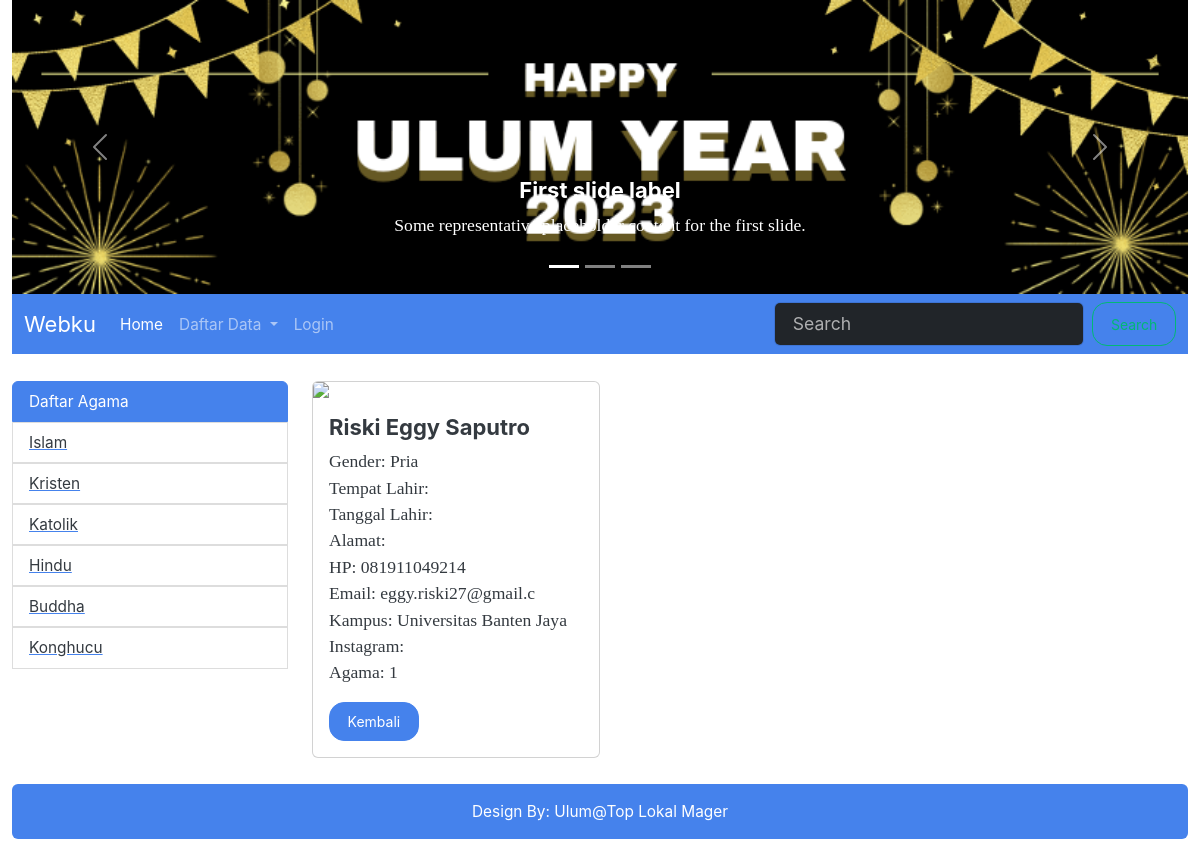
/index.php?hal=partisipan_detail&id=49, run on the app's committed database.
### tables this page shows
CREATE TABLE `agama` (
  `id` int(11) NOT NULL,
  `nama` varchar(11) NOT NULL
);

CREATE TABLE `partisipan` (
  `id` int(11) NOT NULL,
  `nama` varchar(25) NOT NULL,
  `gender` enum('Pria','Wanita') NOT NULL,
  `temp_lahir` varchar(45) DEFAULT NULL,
  `tgl_lahir` date DEFAULT NULL,
  `alamat` text DEFAULT NULL,
  `hp` varchar(15) DEFAULT NULL,
  `email` varchar(20) DEFAULT NULL,
  `kampus` varchar(45) DEFAULT NULL,
  `instagram` varchar(45) DEFAULT NULL,
  `idagama` int(11) NOT NULL,
  `foto` varchar(45) DEFAULT NULL,
  `moto` text DEFAULT NULL
);

### models/Agama.php (called while the page is built)
<?php
class Agama{
    private $koneksi;
    public function __construct(){
        global $dbh;
        $this->koneksi = $dbh;
    }
    public function index(){
        $sql = "SELECT * FROM agama";
        $rs = $this->koneksi->query($sql);
        return $rs;
    }
}

### models/Partisipan.php (called while the page is built, shortened)
<?php
class Partisipan{
	private $koneksi;
	public function __construct(){
		global $dbh;
		$this->koneksi = $dbh;
	}
    public function getPartisipan($id){
        $sql = "SELECT partisipan.*, agama.nama AS agama
                FROM partisipan INNER JOIN agama
                ON agama.id = partisipan.idagama WHERE partisipan.id = ?";
		$ps = $this->koneksi->prepare($sql);
		$ps->execute([$id]);
		$rs = $ps->fetch();
		return $rs;
    }
}

### partisipan_detail.php (the view)
<?php
$id = $_REQUEST['id'];
$model = new Partisipan();
$rs  = $model->getPartisipan($id);
?>
<div class="card" style="width: 18rem;">
  <?php
  if(!empty($rs['foto'])){
  ?>
	<img src="images/<?= $rs['foto'] ?>" class="card-img-top" />
  <?php
  }
  else{
  ?>
  <img src="images/nophoto.jpg" class="card-img-top" />
  <?php } ?>
  <div class="card-body">
    <h5 class="card-title"><?= $rs['nama'] ?></h5>
    <p class="card-text">
        Gender: <?= $rs['gender'] ?> <br/>
        Tempat Lahir: <?= $rs['temp_lahir'] ?> <br/>
        Tanggal Lahir: <?= $rs['tgl_lahir'] ?> <br/>
        Alamat: <?= $rs['alamat'] ?> <br/>
        HP: <?= $rs['hp'] ?> <br/>
        Email: <?= $rs['email'] ?> <br/>
        Kampus: <?= $rs['kampus'] ?> <br/>
        Instagram: <?= $rs['instagram'] ?> <br/>
        Agama: <?= $rs['idagama'] ?> <br/>
    </p>
    <a href="index.php?hal=partisipan_list" class="btn btn-primary">Kembali</a>
  </div>
</div>

### sidebar.php
<?php
$model = new Agama();
$rs = $model->index();
?>
<ul class="list-group">
  <li class="list-group-item active" aria-current="true">Daftar Agama</li>
  <?php
  foreach($rs as $agama){
  ?>
    <a href="index.php?hal=partisipan_list&id=<?= $agama['id'] ?>">
      <li class="list-group-item"><?= $agama['nama'] ?></li>
    </a>
  <?php } ?>
</ul>

### data on the page
agama: nama "Islam"
agama: nama "Kristen"
agama: nama "Katolik"
agama: nama "Hindu"
agama: nama "Buddha"
agama: nama "Konghucu"
partisipan: nama "Riski Eggy Saputro", gender "Pria", hp "081911049214", email "eggy.riski27@gmail.c", kampus "Universitas Banten Jaya", idagama "1"
